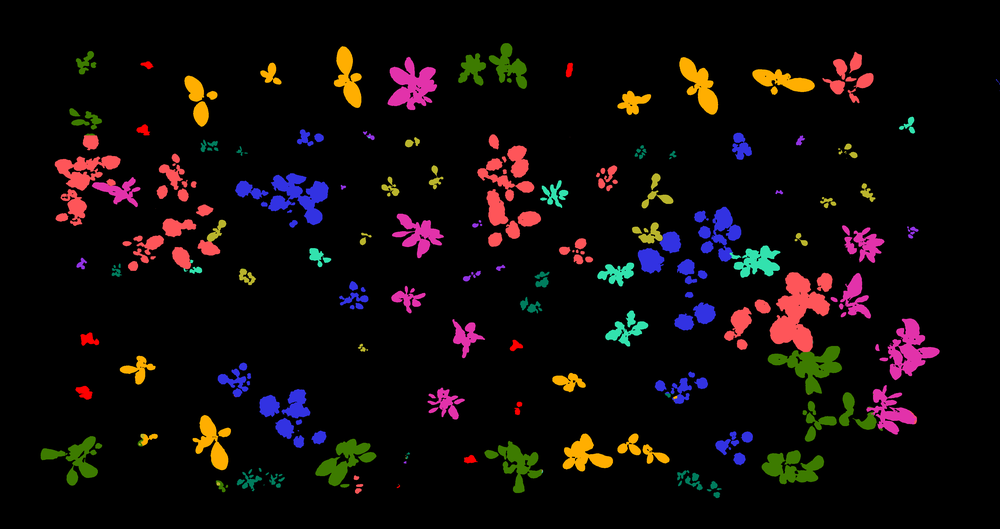
#> input picture Center-Tracking/input/original_0.png, 1000 x 529 px, shrunk from 3780 x 2000 before the run, found by its file name
$ python removecolor.py
#> lines starting #> are read from the running program, lines starting #| are printed output that depends on the picture; after the words box and inside, x2 and y2 are one past the last pixel; in counts of white or black regions, pixels touching at a corner belong together
import cv2
import matplotlib.pyplot as plt
import numpy as np

width = 512


images = ["original_0", "original_1"]
colors = [(0, 0, 255)]

for image in images:
    im = cv2.imread(image + ".png")
#> im is the input picture: shape (529, 1000, 3); mean B, G, R 9.6, 10, 15.7
    for color in colors:
        indices = np.where(np.all(im == color))
        print(indices[0])
        for x in range(im.shape[0]):
            for y in range(im.shape[1]):
                if all(im[x][y] == color):
                    im[x][y] = (0, 0, 0)
#> this loop made 1 pass
#> indices on pass 1: (empty array,)
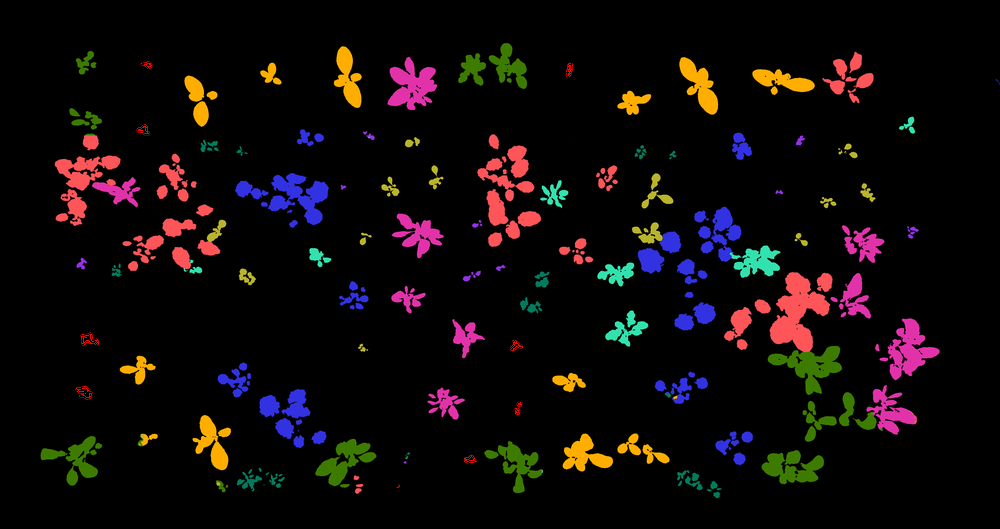
#> im: shape (529, 1000, 3); 0.06% of pixels changed, all inside (x1, y1, x2, y2) = (76, 62, 572, 463)
    print("reached")
    im = cv2.cvtColor(im, cv2.COLOR_BGR2RGB)
#> (the run stopped early here; a loop or call above may not have finished)
